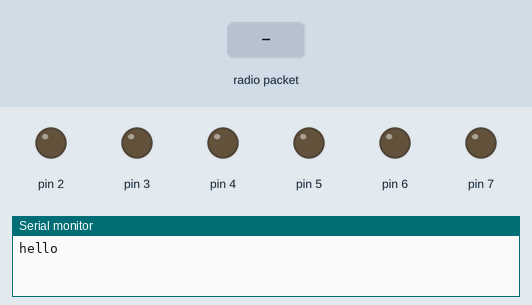
This sketch was run on a simulated Arduino Uno, built with avr-gcc and run on an emulated ATmega328P. Parts: output pins drawn as LEDs (lit = HIGH), the last lines printed to the serial monitor. The inputs (shaded band) are chosen by the test bench. No radio packets arrive unless stated.

Above: at 1.2 s.
1.3 s: radio packet "1" arrives
At 1.8 s:
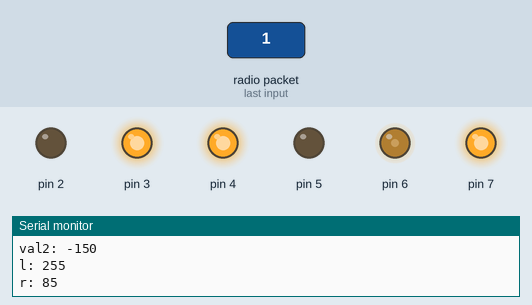
Timing chart, 0 to 4.3 s (numbered marks = the images above; inputs shaded):
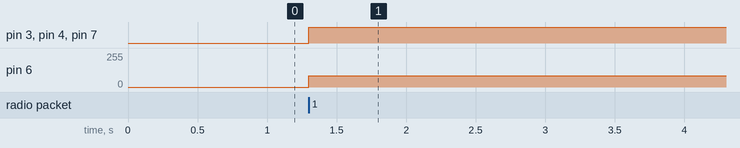

The sketch:

car2.ino
```cpp
#include <SPI.h>
#include <nRF24L01.h>
#include <RF24.h>

void forward()
{
  digitalWrite(2, HIGH);
  digitalWrite(4, LOW);
  digitalWrite(5, HIGH);
  digitalWrite(7, LOW);
}

void backward()
{
  digitalWrite(2, LOW);
  digitalWrite(4, HIGH);
  digitalWrite(5, LOW);
  digitalWrite(7, HIGH);
}


RF24 radio(9, 10);

uint64_t addresses[2] = {0xF0F0F0F0E1LL, 0xF0F0F0F0D2LL}; // адреса для приема и передачи данных. используем addresses[0] при посылке, addresses[1] при отправке ответа

long int data[2];

void setup() {
    pinMode(2, OUTPUT);
    pinMode(3, OUTPUT);
    pinMode(4, OUTPUT);
    pinMode(5, OUTPUT);
    pinMode(6, OUTPUT);
    pinMode(7, OUTPUT);

    radio.begin();                                        // Инициируем работу nRF24L01+
    radio.setChannel      (125);                          // Указываем канал передачи данных (от 0 до 127), 5 - значит передача данных осуществляется на частоте 2,405 ГГц (на одном канале может быть только 1 приёмник и до 6 передатчиков)
    radio.setDataRate     (RF24_1MBPS);                   // Указываем скорость передачи данных (RF24_250KBPS, RF24_1MBPS, RF24_2MBPS), RF24_1MBPS - 1Мбит/сек
    radio.setPALevel      (RF24_PA_HIGH);                 // Указываем мощность передатчика (RF24_PA_MIN=-18dBm, RF24_PA_LOW=-12dBm, RF24_PA_HIGH=-6dBm, RF24_PA_MAX=0dBm)
    radio.setAutoAck      (1);
    radio.enableAckPayload();
    radio.setPayloadSize  (sizeof(data));
    radio.openWritingPipe (addresses[1]);                 // канал для передачи данных
    radio.openReadingPipe (1,addresses[0]);               // канал для приема данных
    radio.startListening  ();                             // Включаем приемник

    Serial.begin(9600);
    Serial.println("hello");
}

void loop() {
    if(radio.available())
    {
        radio.read(&data, sizeof(data));

        // готовим данные для отправки
        long int t = (long int)(millis() / 1000);
        // передаем подготовленные данные отправителю
        radio.writeAckPayload(1, &t, sizeof(t));

        int val1;
        int val2;

        if (data[0] > 530)
        {
            forward();
            val1 = 100 + (data[0] - 512) * 150  / 512;
        }
        else if (data[0] < 510)
        {
            backward();
            val1 = 100 + (512 - data[0]) * 150 / 512;
        }
        else
        {
            backward();
            val1 = 0;
        }

        if (data[1] > 530)
        {
            val2 = (data[1] - 512) * 150  / 512;
        }
        else if (data[1] < 510)
        {
            val2 = - (512 - data[1]) * 150 / 512;
        }
        else
        {
            val2 = 0;
        }

        int l = max(0, min(val1 - val2, 255));
        int r = max(0, min(val1 + val2, 255));

        analogWrite(3, l);
        analogWrite(6, r);

        Serial.print("X: "); Serial.println(data[0]);
        Serial.print("Y: "); Serial.println(data[1]);
        Serial.print("val1: "); Serial.println(val1);
        Serial.print("val2: "); Serial.println(val2);
        Serial.print("l: "); Serial.println(l);
        Serial.print("r: "); Serial.println(r);

        //delay(1000);
    }
}
```

Measured:
- after the input at 1.3 s, pin 3, pin 4, pin 7: LOW → HIGH at once; pin 6: 0/255 → 85/255 at once
